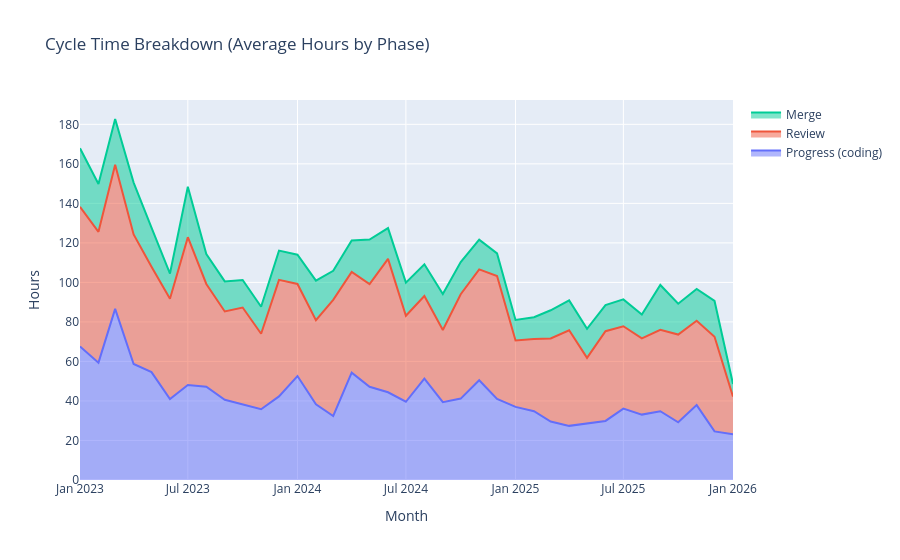

The notebook cell saved with this chart:
### Code cell
# Stacked area chart showing where time goes (AVERAGE hours)
fig = go.Figure()

fig.add_trace(go.Scatter(
    x=df_breakdown['month'], y=df_breakdown['avg_progress_hours'],
    name='Progress (coding)', stackgroup='one', mode='lines'
))
fig.add_trace(go.Scatter(
    x=df_breakdown['month'], y=df_breakdown['avg_review_hours'],
    name='Review', stackgroup='one', mode='lines'
))
fig.add_trace(go.Scatter(
    x=df_breakdown['month'], y=df_breakdown['avg_merge_hours'],
    name='Merge', stackgroup='one', mode='lines'
))

fig.update_layout(
    title='Cycle Time Breakdown (Average Hours by Phase)',
    yaxis_title='Hours',
    xaxis_title='Month'
)
fig.show()

### Figure 1 — Plotly figure (JSON) as saved in the notebook; plotly's stock layout.template omitted (floating-point values rounded to 4 significant figures)
{"data": [{"mode": "lines", "name": "Progress (coding)", "stackgroup": "one", "type": "scatter", "x": ["2023-01-01", "2023-02-01", "2023-03-01", "2023-04-01", "2023-05-01", "2023-06-01", "2023-07-01", "2023-08-01", "2023-09-01", "2023-10-01", "2023-11-01", "2023-12-01", "2024-01-01", "2024-02-01", "2024-03-01", "2024-04-01", "2024-05-01", "2024-06-01", "2024-07-01", "2024-08-01", "2024-09-01", "2024-10-01", "2024-11-01", "2024-12-01", "2025-01-01", "2025-02-01", "2025-03-01", "2025-04-01", "2025-05-01", "2025-06-01", "2025-07-01", "2025-08-01", "2025-09-01", "2025-10-01", "2025-11-01", "2025-12-01", "2026-01-01"], "y": [67.6, 59.4, 86.6, 58.7, 54.6, 41, 48.1, 47.2, 40.6, 38.1, 35.8, 42.3, 52.6, 38.3, 32.4, 54.3, 47.2, 44.4, 39.6, 51.3, 39.4, 41.2, 50.5, 41, 37, 34.8, 29.6, 27.4, 28.8, 29.9, 36.1, 33.1, 34.8, 29.2, 37.9, 24.6, 23.2]}, {"mode": "lines", "name": "Review", "stackgroup": "one", "type": "scatter", "x": ["2023-01-01", "2023-02-01", "2023-03-01", "2023-04-01", "2023-05-01", "2023-06-01", "2023-07-01", "2023-08-01", "2023-09-01", "2023-10-01", "2023-11-01", "2023-12-01", "2024-01-01", "2024-02-01", "2024-03-01", "2024-04-01", "2024-05-01", "2024-06-01", "2024-07-01", "2024-08-01", "2024-09-01", "2024-10-01", "2024-11-01", "2024-12-01", "2025-01-01", "2025-02-01", "2025-03-01", "2025-04-01", "2025-05-01", "2025-06-01", "2025-07-01", "2025-08-01", "2025-09-01", "2025-10-01", "2025-11-01", "2025-12-01", "2026-01-01"], "y": [70.7, 66.2, 73, 65.6, 53.3, 50.7, 74.8, 52, 44.7, 49.2, 38.2, 59, 46.6, 42.6, 58.8, 51, 51.9, 67.5, 43.5, 41.8, 36.5, 52.8, 56.1, 62.2, 33.6, 36.6, 42, 48.4, 33, 45.4, 41.7, 38.6, 41.2, 44.4, 42.7, 47.9, 19]}, {"mode": "lines", "name": "Merge", "stackgroup": "one", "type": "scatter", "x": ["2023-01-01", "2023-02-01", "2023-03-01", "2023-04-01", "2023-05-01", "2023-06-01", "2023-07-01", "2023-08-01", "2023-09-01", "2023-10-01", "2023-11-01", "2023-12-01", "2024-01-01", "2024-02-01", "2024-03-01", "2024-04-01", "2024-05-01", "2024-06-01", "2024-07-01", "2024-08-01", "2024-09-01", "2024-10-01", "2024-11-01", "2024-12-01", "2025-01-01", "2025-02-01", "2025-03-01", "2025-04-01", "2025-05-01", "2025-06-01", "2025-07-01", "2025-08-01", "2025-09-01", "2025-10-01", "2025-11-01", "2025-12-01", "2026-01-01"], "y": [29.6, 24.2, 23.1, 26.2, 19.8, 12.8, 25.5, 15.2, 15.2, 13.9, 13.7, 14.8, 14.8, 20, 14.7, 15.9, 22.6, 15.6, 16.8, 16.1, 18.2, 16.3, 15, 11.5, 10.4, 11, 14.3, 15.1, 14.7, 13.2, 13.6, 12.1, 22.7, 15.6, 16.1, 18.1, 6.4]}], "layout": {"title": {"text": "Cycle Time Breakdown (Average Hours by Phase)"}, "xaxis": {"title": {"text": "Month"}}, "yaxis": {"title": {"text": "Hours"}}}}
